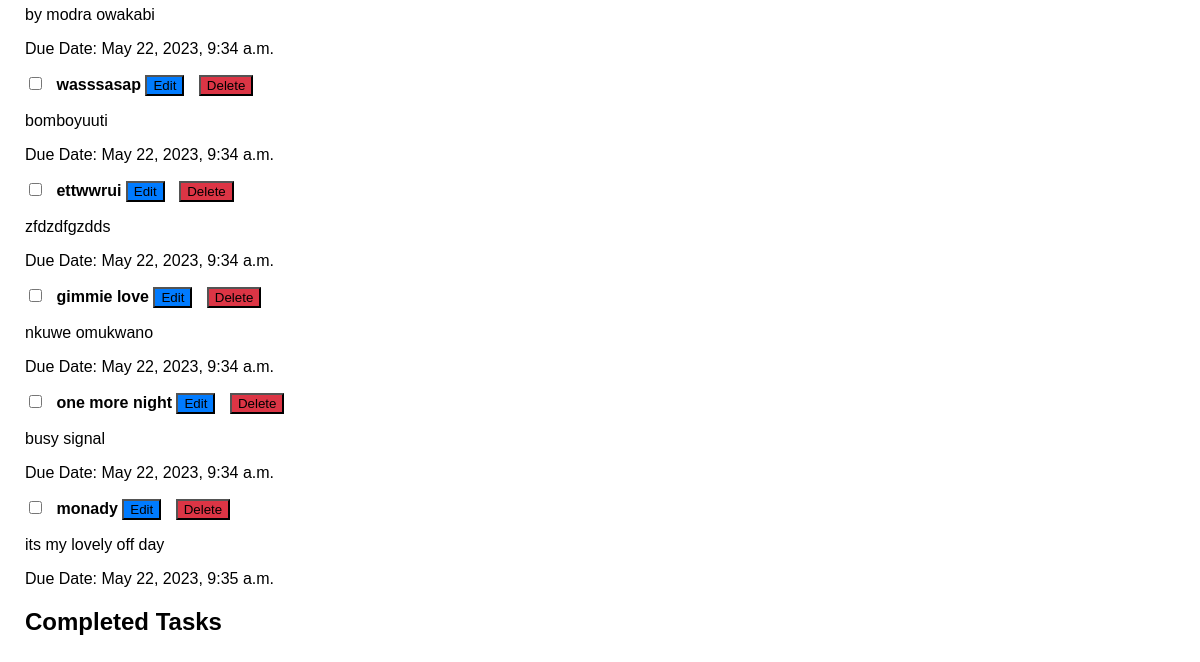
Before: /tasklist/ (lower part) with the older database file.
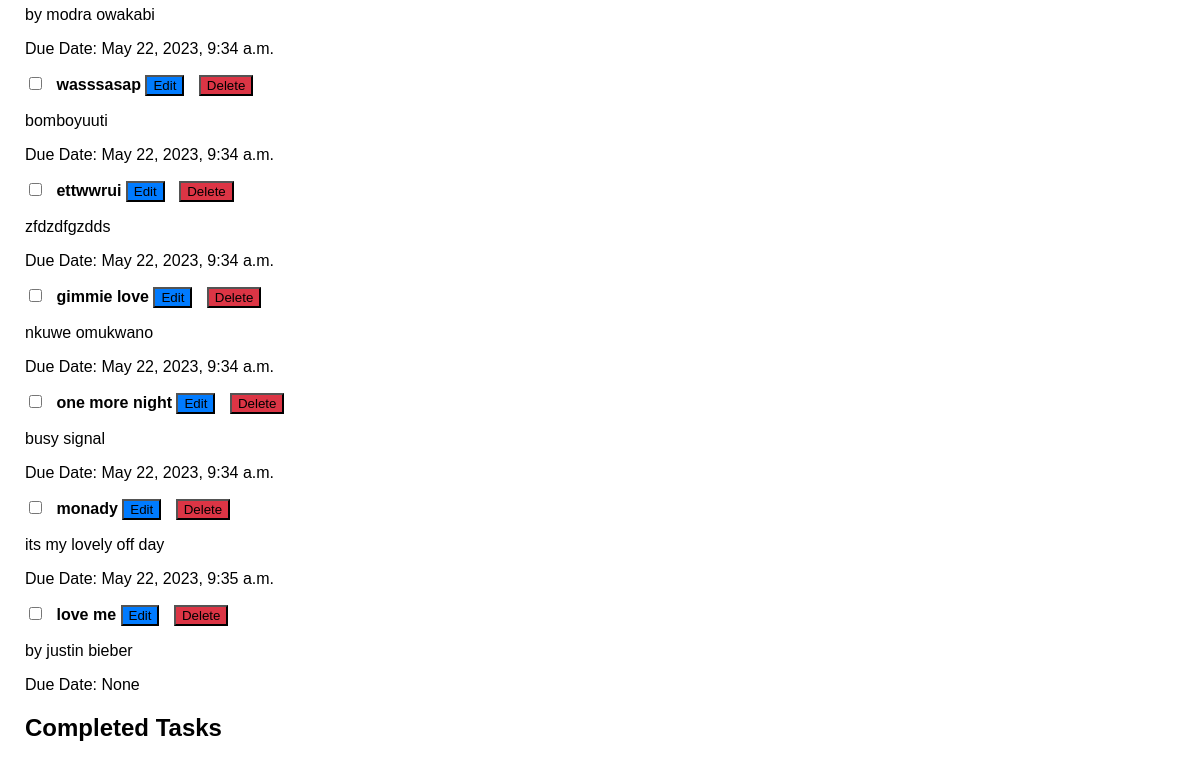
After: the same page with the newer database file.
### tasks/models.py (models this page shows, shortened)
class Task(models.Model):
    title = models.CharField(max_length=200)
    description = models.TextField()
    completed = models.BooleanField(default=False)
    due_date = models.DateTimeField(null=True, blank=True)

### tasks/views.py (the view)
# urls.py: path('tasklist/', views.task_list, name='tasklist'),
def task_list(request):
    tasks = Task.objects.all()
    return render(request, 'tasklist.html', {'tasks': tasks})

### tasks/templates/tasklist.html (shortened to what this page needs)
{% extends 'base.html' %}
{% load static %}
{% block content %}
    <link rel="stylesheet" href="{% static 'tasks.css' %}">
    <div id="new-tasks-container">
        {% for task in tasks %}
            {% if not task.completed %}
                <div class="task-item">
                    <input type="checkbox" id="task-{{ task.id }}-checkbox" {% if task.completed %}checked{% endif %} onchange="toggleTaskCompletion({{ task.id }})">
                    <strong>{{ task.title }}</strong>
                    <button class="edit-button" onclick="location.href='{% url 'tasks:edit_task' task.id %}'">Edit</button>
                    <button class="delete-button" onclick="location.href='{% url 'tasks:delete_task' task.id %}'">Delete</button>
                    <p>{{ task.description }}</p>
                    <p>Due Date: {{ task.due_date }}</p>
                </div>
            {% endif %}
        {% endfor %}
    </div>
    <h2>Completed Tasks</h2>
    {% load static %}
{% endblock %}

### tasks/templates/base.html (shortened to what this page needs)
{% load static %}
<!doctype html>
<html lang="en">
  <head>
    <link rel="stylesheet" type="text/css" href="{%  static 'base.css' %}">
  </head>
  <body>
      {% block content %}
      {% endblock %}
  </body>
</html>

### static/base.css (style rules this page uses)
body { margin: 0; padding: 0; }

### static/tasks.css (style rules this page uses)
body { font-family: Arial, sans-serif; margin: 5px; padding: 20px; }
input[type="checkbox"] { margin-right: 10px; }
strong { font-weight: bold; }
.edit-button { background-color: #007bff; cursor: pointer; margin-right: 10px; }
.delete-button { background-color: #dc3545; cursor: pointer; margin-right: 8px; }

Changed rows visible on the page:
added Task: title "love me", description "by justin bieber", due_date "None"
